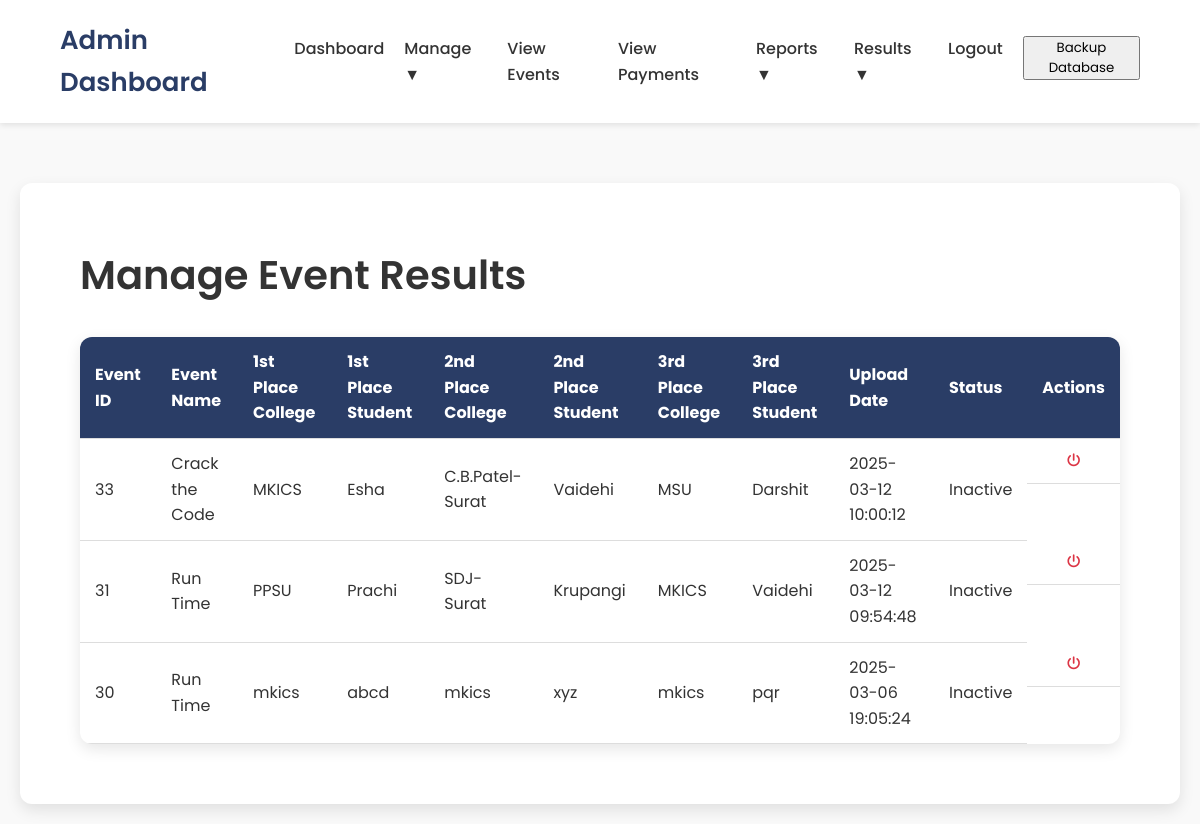
/manage_results.php (signed in), run on the app's committed database.
### tables this page shows
CREATE TABLE `event_results` (
  `result_id` int NOT NULL AUTO_INCREMENT,
  `event_id` int NOT NULL,
  `event_name` varchar(255) NOT NULL,
  `result_data` text,
  `upload_date` timestamp NULL DEFAULT CURRENT_TIMESTAMP,
  `first_place_college` varchar(255) DEFAULT NULL,
  `first_place_student` varchar(255) DEFAULT NULL,
  `second_place_college` varchar(255) DEFAULT NULL,
  `second_place_student` varchar(255) DEFAULT NULL,
  `third_place_college` varchar(255) DEFAULT NULL,
  `third_place_student` varchar(255) DEFAULT NULL,
  `is_active` tinyint(1) DEFAULT '1',
  PRIMARY KEY (`result_id`),
  KEY `event_id` (`event_id`)
);

### manage_results.php (the view, shortened to what this page needs)
<?php
include "config.php";
$sql = "SELECT result_id, event_id, event_name, result_data, upload_date, first_place_college, first_place_student, second_place_college, second_place_student, third_place_college, third_place_student, is_active FROM event_results ORDER BY upload_date DESC";
$result = mysqli_query($conn, $sql);
?>
<!DOCTYPE html>
<html>
<head>
    <link rel="stylesheet" href="https://cdnjs.cloudflare.com/ajax/libs/font-awesome/6.0.0/css/all.min.css"
 />
</head>
<body>
    <?php include 'admin_navbar.php'; ?>
    <main>
        <section class="form-section">
            <h2 class="form-title">Manage Event Results</h2>
            <div class="form-container">
                <table>
                    <thead>
                        <tr>
                            <th>Event ID</th>
                            <th>Event Name</th>
                            <th>1st Place College</th>
                            <th>1st Place Student</th>
                            <th>2nd Place College</th>
                            <th>2nd Place Student</th>
                            <th>3rd Place College</th>
                            <th>3rd Place Student</th>
                            <th>Upload Date</th>
                            <th>Status</th>
                            <th>Actions</th>
                        </tr>
                    </thead>
                    <tbody>
                        <?php
                        if ($result && mysqli_num_rows($result) > 0) {
                            while ($row = mysqli_fetch_assoc($result)) {
                                echo "<tr>";
                                echo "<td>" . htmlspecialchars($row['event_id']) . "</td>";
                                echo "<td>" . htmlspecialchars($row['event_name']) . "</td>";
                                echo "<td>" . htmlspecialchars($row['first_place_college']) . "</td>";
                                echo "<td>" . htmlspecialchars($row['first_place_student']) . "</td>";
                                echo "<td>" . htmlspecialchars($row['second_place_college']) . "</td>";
                                echo "<td>" . htmlspecialchars($row['second_place_student']) . "</td>";
                                echo "<td>" . htmlspecialchars($row['third_place_college']) . "</td>";
                                echo "<td>" . htmlspecialchars($row['third_place_student']) . "</td>";
                                echo "<td>" . htmlspecialchars($row['upload_date']) . "</td>";
                                echo "<td>" . ($row['is_active'] == 1 ? 'Active' : 'Inactive') . "</td>";
                                echo "<td class='action-icons'>";
                                echo "<button class='toggle-btn " . ($row['is_active'] == 1 ? 'active-btn' : 'inactive-btn') . "' onclick=\"location.href='manage_results.php?toggle_id=" . htmlspecialchars($row['result_id']) . "'\">";
                                echo "<i class='fas fa-power-off'></i>";
                                echo "</button>";
                                echo "</td>";
                                echo "</tr>";
                            }
                        } else {
                            echo "<tr><td colspan='11'>No results found.</td></tr>";
                        }
                        ?>
                    </tbody>
                </table>
            </div>
        </section>
    </main>
</body>
</html>

### manage_results.php (style rules this page uses)
* { margin: 0; padding: 0; box-sizing: border-box; font-family: 'Poppins', sans-serif; }
body { background-color: #f9f9f9; color: #4d4d4d; font-size: 16px; line-height: 1.6; min-height: 100vh; display: flex; flex-direction: column; }
main { flex: 1; padding: 20px; }
.form-section { background-color: #ffffff; padding: 60px; margin-top: 40px; border-radius: 12px; box-shadow: 0 6px 15px rgba(0, 0, 0, 0.1); }
.form-title { font-size: 2.5rem; font-weight: 600; color: #333; margin-bottom: 30px; }
.form-container { width: 100%; max-width: none; margin: 0; background-color: transparent; padding: 0; border-radius: 0; box-shadow: none; }
table { width: 100%; border-collapse: collapse; margin-top: 20px; color: #333; background-color: #fff; border-radius: 12px; overflow: hidden; box-shadow: 0 5px 15px rgba(0, 0, 0, 0.1); }
th, td { padding: 12px 15px; text-align: left; border-bottom: 1px solid #ddd; }
th { background-color: #2a3d66; color: #fff; font-weight: bold; }
.toggle-btn { border: none; background: none; cursor: pointer; padding: 0; }
.action-icons { display: flex; gap: 10px; justify-content: center; }
.inactive-btn { color: #dc3545; }

### admin_navbar.php (style rules this page uses)
* { margin: 0; padding: 0; box-sizing: border-box; font-family: 'Poppins', sans-serif; }

### data on the page
event_results: event "33", event_name "Crack the Code", first_place_college "MKICS", first_place_student "Esha", second_place_college "C.B.Patel-Surat", second_place_student "Vaidehi", third_place_college "MSU", third_place_student "Darshit", upload_date "2025-03-12 10:00:12", is_active "Inactive"
event_results: event "31", event_name "Run Time", first_place_college "PPSU", first_place_student "Prachi", second_place_college "SDJ-Surat", second_place_student "Krupangi", third_place_college "MKICS", third_place_student "Vaidehi", upload_date "2025-03-12 09:54:48", is_active "Inactive"
event_results: event "30", event_name "Run Time", first_place_college "mkics", first_place_student "abcd", second_place_college "mkics", second_place_student "xyz", third_place_college "mkics", third_place_student "pqr", upload_date "2025-03-06 19:05:24", is_active "Inactive"
